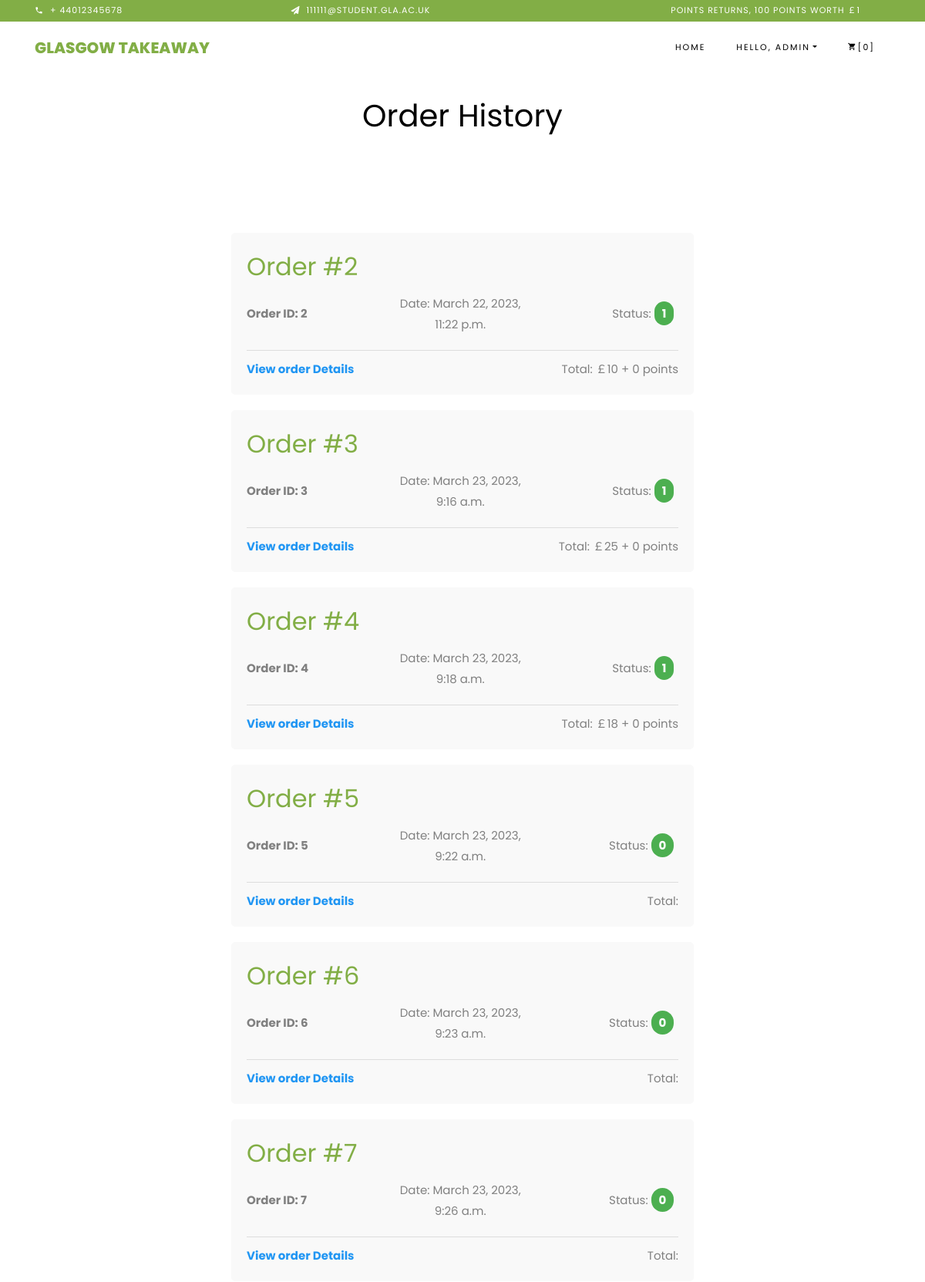
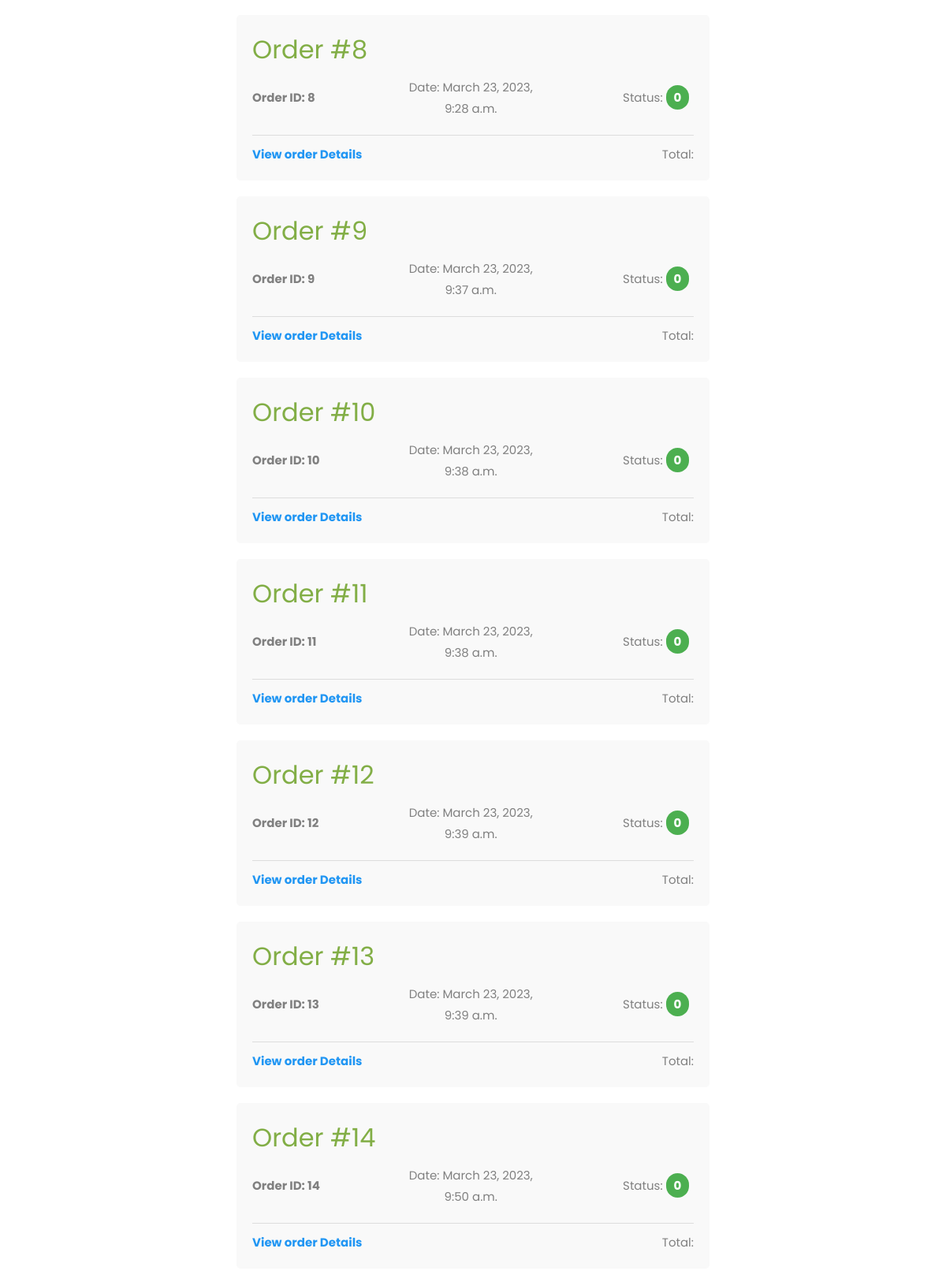
The page /takeaway/order_history/admin/ (signed in, upper part) on the database its author committed (2 pictures, top to bottom).
### takeaway/models.py (models this page shows, shortened)
class Order(models.Model):
    order_id = models.AutoField(primary_key=True)
    user = models.ForeignKey(User, on_delete=models.CASCADE)
    payment = models.CharField(max_length=100)
    delivery_state = models.CharField(max_length=10)
    ordered = models.BooleanField(default=False)
    date = models.DateTimeField(default=timezone.now)
    first_name = models.CharField(max_length=50, default="")
    last_name = models.CharField(max_length=50, default="")
    city = models.CharField(max_length=50, default="")
    street = models.CharField(max_length=50, default="")
    zipcode = models.CharField(max_length=10, default="")
    email = models.EmailField(max_length=30, default="")
    phone = models.CharField(max_length=15, default="")

### takeaway/views.py (the view)
# urls.py: path("order_history/<username>/", views.OrderView.as_view(), name="order_history"),
class OrderView(View):
    def get_order(self, username):
        print('get detials 函数进入')
        try:
            user = User.objects.get(username=username)
            order = Order.objects.filter(user=user)
            orderdetail = OrderDetail.objects.all()
        except User.DoesNotExist:
            return None
        except Order.DoesNotExist:
            return None
        except OrderDetail.DoesNotExist:
            return None
        return user, order, orderdetail
    @method_decorator(login_required)
    def get(self, request, username):
        print('get函数进入')
        try:
            (user, order, orderdetail) = self.get_order(username)
        except TypeError:
            return redirect(reverse('takeaway:index'))
        context_dict = {'user': user,
                        'orders': order[:],
                        'orderdetails': orderdetail[:],
                        }
        return render(request, 'takeaway/order_history.html', context_dict)

### takeaway/templatetags/takeaway_template_tags.py (called while the page is built)
@register.inclusion_tag('takeaway/header.html')
def getCartCount(user=None):
    cart_count = 0
    if user.is_authenticated:
        print("user登录了：" + user.username)
        try:
            cart = Cart.objects.get(user=user)
        except Cart.DoesNotExist:
            print("购物车发生异常")
            cart_count = 0
            return {'cart_count': cart_count,
                    'user': user}
        cart_detail_list = CartDetail.objects.filter(cart=cart)
        for cart_detail in cart_detail_list:
            cart_count += cart_detail.count
        print("购物车数量：" + str(cart_count))
    return {'cart_count': cart_count,
            'user': user}

### templates/takeaway/order_history.html (shortened to what this page needs)
{% extends 'takeaway/base.html' %}
{% load static %}
{% block body_block %}
<link href="{% static 'css/history-order.css' %}" rel="stylesheet">
<div class="container">
    <div class="p-4">
        <div class="container" style="text-align: center;">
            <h1>Order History</h1>
        </div>
    </div>
    <section class="ftco-section">
        {% for order in orders %}
        <div class="order">
            <h2><a href="{% url 'takeaway:orderdetail' order.order_id%}">Order #{{ order.order_id }}</a></h2>
            <div class="order-info">
                <div class="order-id">Order ID: {{ order.order_id }}</div>
                <div class="order-date">Date: {{ order.date }}</div>
                <div class="order-status">
                    Status: <span class="status status-delivered">{{ order.delivery_state }}</span>
                </div>
            </div>
            <div class="order-details">
                <div>
                    <a href="{% url 'takeaway:orderdetail' order.order_id%}">View order Details</a>
                </div>
                <div>
                    Total: {{ order.payment }}
                </div>
            </div>
        </div>
        {% endfor %}
    </section>
</div>
{% endblock %}

### templates/takeaway/header.html (shortened to what this page needs)
<div class="py-1 bg-primary">
    <div class="container">
        <div class="row no-gutters d-flex align-items-start align-items-center px-md-0">
            <div class="col-lg-12 d-block">
                <div class="row d-flex">
                    <div class="col-md pr-4 d-flex topper align-items-center">
                        <div class="icon mr-2 d-flex justify-content-center align-items-center"><span
                                class="icon-phone2"></span></div>
                        <span class="text">+ 44012345678</span>
                    </div>
                    <div class="col-md pr-4 d-flex topper align-items-center">
                        <div class="icon mr-2 d-flex justify-content-center align-items-center"><span
                                class="icon-paper-plane"></span></div>
                        <span class="text">111111@student.gla.ac.uk</span>
                    </div>
                    <div class="col-md-5 pr-4 d-flex topper align-items-center text-lg-right">
                        <span class="text">Points returns, 100 points worth ￡1</span>
                    </div>
                </div>
            </div>
        </div>
    </div>
</div>
<nav class="navbar navbar-expand-lg navbar-dark ftco_navbar bg-dark ftco-navbar-light" id="ftco-navbar">
    <div class="container">
        <a class="navbar-brand" href="{% url 'takeaway:index' %}">Glasgow Takeaway</a>
        <div class="collapse navbar-collapse" id="ftco-nav">
            <ul class="navbar-nav ml-auto">
                <li class="nav-item active"><a href="{% url 'takeaway:index' %}" class="nav-link">Home</a></li>
                {% if user.is_authenticated %}
                <li class="nav-item dropdown">
                    <a class="nav-link dropdown-toggle" href="#" id="dropdown04" data-toggle="dropdown"
                       aria-haspopup="true" aria-expanded="false">Hello, {{ user.username }}</a>
                </li>
                <li class="nav-item cta cta-colored"><a href="{% url 'takeaway:cart' %}" class="nav-link" id="id_cart"><span
                        class="icon-shopping_cart"></span>[{{ cart_count }}]</a></li>
                {% else %}
                <li class="nav-item"><a href="{% url 'auth_login' %}" class="nav-link">Log in</a></li>
                <li class="nav-item"><a href="{% url 'registration_register' %}" class="nav-link">Sign up</a></li>
                {% endif %}
            </ul>
        </div>
    </div>
</nav>

### static/css/icomoon.css (style rules this page uses)
[class^="icon-"], [class*=" icon-"] { font-family: 'icomoon' !important; speak: none; font-style: normal; font-weight: normal; font-variant: normal; text-transform: none; line-height: 1; -webkit-font-smoothing: antialiased; -moz-osx-font-smoothing: grayscale; }
.icon-paper-plane:before { content: "\f1d8"; }
.icon-phone2:before { content: "\e0cd"; }
.icon-shopping_cart:before { content: "\e8cc"; }

### static/css/history-order.css (style rules this page uses)
.order { width:600px; margin:auto; background-color: #f9f9f9; padding: 20px; margin-bottom: 20px; border-radius: 5px; }
.order h2 { margin-top: 0; margin-bottom: 10px; }
.order .order-info { display: flex; flex-wrap: wrap; align-items: center; }
.order .order-info > div { flex-basis: 33%; margin-bottom: 10px; }
.order .order-info .order-id { font-weight: bold; text-align: left; }
.order .order-info .order-date { text-align: center; }
.order .order-info .order-status { text-align: right; }
.order .order-info .status { padding: 5px 10px; border-radius: 20px; font-weight: bold; color: #fff; }
.order .order-info .status-delivered { background-color: #4CAF50; }
.order .order-details { padding-top: 10px; border-top: 1px solid #ddd; margin-top: 10px; display: flex; justify-content: space-between; align-items: center; }
.order .order-details a { color: #2196F3; text-decoration: none; font-weight: bold; }

### rows shown on the page
Order: order_id "2", date "March 22, 2023, 11:22 p.m.", delivery_state "1", payment "￡10 + 0 points"
Order: order_id "3", date "March 23, 2023, 9:16 a.m.", delivery_state "1", payment "￡25 + 0 points"
Order: order_id "4", date "March 23, 2023, 9:18 a.m.", delivery_state "1", payment "￡18 + 0 points"
Order: order_id "5", date "March 23, 2023, 9:22 a.m.", delivery_state "0"
Order: order_id "6", date "March 23, 2023, 9:23 a.m.", delivery_state "0"
Order: order_id "7", date "March 23, 2023, 9:26 a.m.", delivery_state "0"
Order: order_id "8", date "March 23, 2023, 9:28 a.m.", delivery_state "0"
Order: order_id "9", date "March 23, 2023, 9:37 a.m.", delivery_state "0"
Order: order_id "10", date "March 23, 2023, 9:38 a.m.", delivery_state "0"
Order: order_id "11", date "March 23, 2023, 9:38 a.m.", delivery_state "0"
Order: order_id "12", date "March 23, 2023, 9:39 a.m.", delivery_state "0"
Order: order_id "13", date "March 23, 2023, 9:39 a.m.", delivery_state "0"
Order: order_id "14", date "March 23, 2023, 9:50 a.m.", delivery_state "0"

### other values the page prints
{{ user.username }} "ADMIN"
{{ cart_count }} "0"
